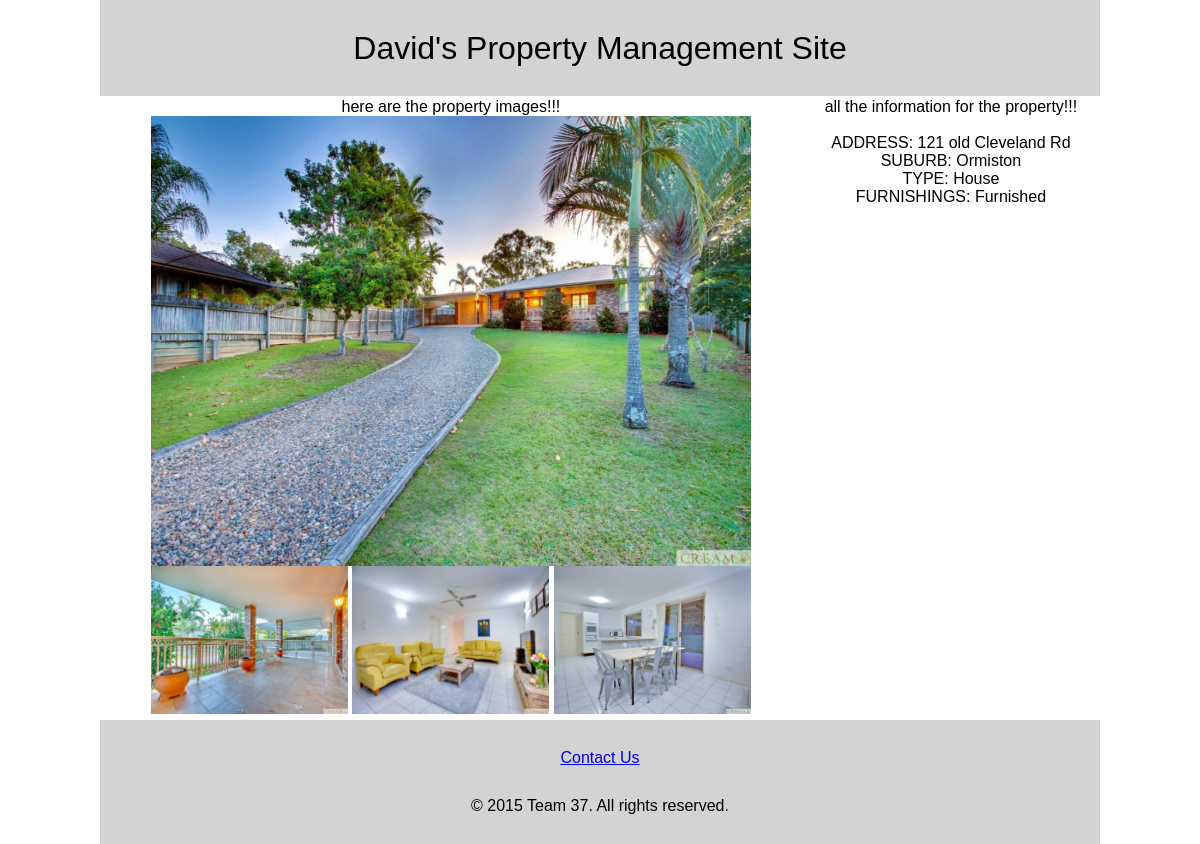
The page /property_page.php?id=5 on the database as committed earlier.
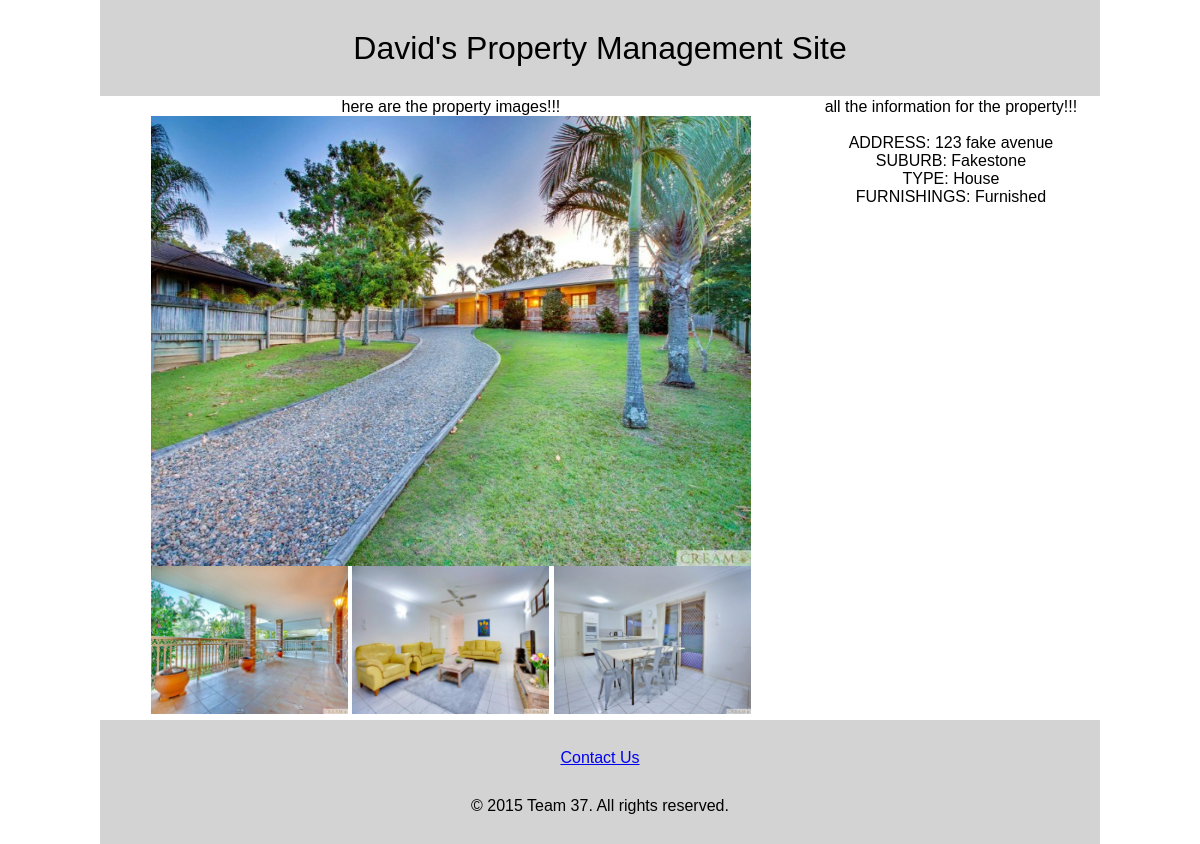
The same page on the database as committed later.
### tables this page shows
CREATE TABLE IF NOT EXISTS `properties` (
  `ID` int(11) NOT NULL,
  `Address` varchar(255) NOT NULL,
  `Suburb` varchar(255) DEFAULT NULL,
  `Type` varchar(255) DEFAULT NULL,
  `Description` varchar(1000) DEFAULT NULL,
  `Photo` varchar(255) DEFAULT NULL,
  `Furnishings` varchar(255) DEFAULT NULL,
  `Rent` int(11) DEFAULT NULL,
  `Test` text NOT NULL,
  `Image_1` text,
  `Image_2` text,
  `Image_3` text
);

### property_page.php (the view, shortened to what this page needs)
<html>
	<head>
		<link rel="stylesheet" type="text/css" href="styles.css">
	</head>
	<body>
		<div id="container">
			<?php include ("components/header.php"); ?>
			<?php
			include ("phpscripts/dbconfig.php");
			$conn = new mysqli($servername, $username, $password, $dbname);
			$id = $_GET['id'];
			$sql = "SELECT * FROM properties WHERE ID='$id'";
			$result = $conn->query($sql);
			if ($result->num_rows > 0) {
    				while($row = $result->fetch_assoc()) {
        				echo '
						<div class="terribletableformat">
						<table style="width:100%">
  							<tr align="center">
    								<td>
						<div class="propertyimages">
						<p> here are the property images!!! </p>
						<img src="'.$row['Photo'].'" width="600"> <br>
						<img src="'.$row['Image_1'].'"  width="197">
						<img src="'.$row['Image_2'].'" width="197" >
						<img src="'.$row['Image_3'].'" width="197">
						</div>
								</td>
    								<td>
						<div class="propertyinformationbox">
						<p> all the information for the property!!! </p> <br>
						ADDRESS: '.$row['Address'].' <br>
						SUBURB: '.$row['Suburb'].' <br>
						TYPE: '.$row['Type'].' <br>
						FURNISHINGS: '.$row['Furnishings'].' <br>
						</div>
								</td>
 							</tr>
							</table>
						</div>
					';
    				}
			} else {
    				echo "0 results";
			}
			?>
	        	<?php include ("components/footer.php"); ?>
		</div>
	</body>
</html>

### components/header.php
<div id="header">
	<h1>David's Property Management Site</h1>
</div>

### components/footer.php
<div id="footer">
<p><a href="http://localhost/PM/components/contact_list.php">Contact Us</a>	<br><br><br>
	© 2015 Team 37. All rights reserved.
</div>

### styles.css (style rules this page uses)
html, body, div, span, applet, object, iframe, h1, h2, h3, h4, h5, h6, p, blockquote, pre, a, abbr, acronym, address, big, cite, code, del, dfn, em, img, ins, kbd, q, s, samp, small, strike, strong, sub, sup, tt, var, b, u, i, center, dl, dt, dd, ol, ul, li, fieldset, form, label, legend, table, caption, tbody, tfoot, thead, tr, th, td, article, aside, canvas, details, embed, figure, figcaption, footer, header, hgroup, menu, nav, output, ruby, section, summary, time, mark, audio, video { margin: 0; padding: 0; border: 0; font-size: 100%; font-weight: normal; font-family: Arial, Helvetica, sans-serif; vertical-align: baseline; }
body { line-height: 1; }
table { border-collapse: collapse; border-spacing: 0; }
#container { width: 70%; min-width: 1000px; margin-left: auto; margin-right: auto; }
#header { display: table; width: 100%; height: 3em; background-color: #D3D3D3; font-size: 2em; }
#header h1 { display: table-cell; vertical-align: middle; text-align: center; }
td { padding: 2px; }
#footer { background-color: #D3D3D3; text-align: center; padding: 30px; }

Rows that differ between the two databases and show on the page:
changed properties "House": Address "121 old Cleveland Rd" → "123 fake avenue"; Suburb "Ormiston" → "Fakestone"
